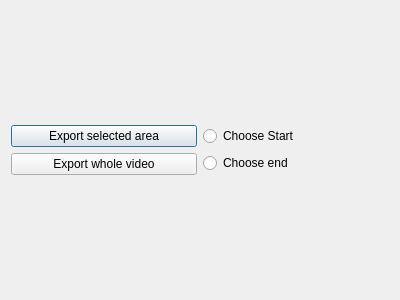
<?xml version="1.0" encoding="UTF-8"?>
<ui version="4.0">
 <class>ExportDialog</class>
 <widget class="QDialog" name="ExportDialog">
  <property name="geometry">
   <rect>
    <x>0</x>
    <y>0</y>
    <width>400</width>
    <height>300</height>
   </rect>
  </property>
  <property name="windowTitle">
   <string>Dialog</string>
  </property>
  <layout class="QVBoxLayout" name="verticalLayout">
   <item>
    <layout class="QVBoxLayout" name="videoPlayerLayout"/>
   </item>
   <item>
    <layout class="QHBoxLayout" name="exportSettingsLayout">
     <item>
      <layout class="QVBoxLayout" name="exportLayout">
       <item>
        <widget class="QPushButton" name="btnExportSelectedArea">
         <property name="text">
          <string>Export selected area</string>
         </property>
        </widget>
       </item>
       <item>
        <widget class="QPushButton" name="btnExportWholeVideo">
         <property name="text">
          <string>Export whole video</string>
         </property>
        </widget>
       </item>
      </layout>
     </item>
     <item>
      <layout class="QVBoxLayout" name="verticalLayout_2">
       <item>
        <widget class="QRadioButton" name="rbtnStart">
         <property name="text">
          <string>Choose Start</string>
         </property>
        </widget>
       </item>
       <item>
        <widget class="QRadioButton" name="rbtnEnd">
         <property name="text">
          <string>Choose end</string>
         </property>
        </widget>
       </item>
      </layout>
     </item>
    </layout>
   </item>
  </layout>
 </widget>
 <resources/>
 <connections/>
</ui>
